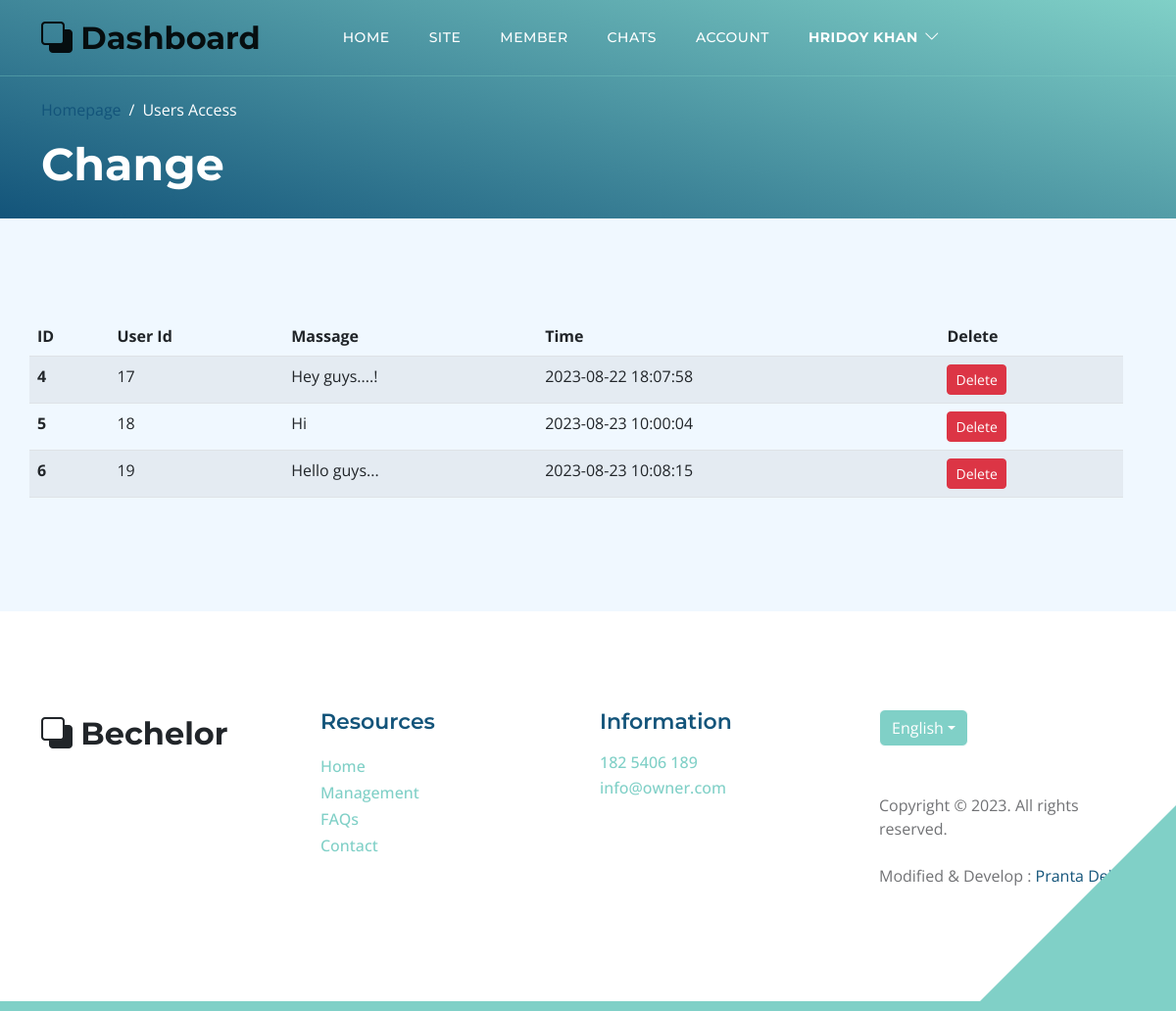
Page /admin/massage.php (signed in) on the committed database.
### tables this page shows
CREATE TABLE `chats` (
  `id` int(111) NOT NULL,
  `users_id` int(11) NOT NULL,
  `massage` varchar(512) NOT NULL,
  `created_at` timestamp NOT NULL DEFAULT CURRENT_TIMESTAMP ON UPDATE CURRENT_TIMESTAMP
);

### admin/massage.php (the view, shortened to what this page needs)
<?php
require "../php/dbConfig.php";
?>
<!doctype html>
<html lang="en">
<head>
    <link href="../css/bootstrap.min.css" rel="stylesheet">
    <link href="../css/bootstrap-icons.css" rel="stylesheet">
    <link href="../css/templatemo-topic-listing.css" rel="stylesheet">
    <link rel="stylesheet" href="../css/customize.css">
</head>
<body class="topics-listing-page" id="top">
    <main id="main-content2">
        <?php include "component/navbar.php"; ?>
        <header class="site-header2 d-flex flex-column justify-content-center align-items-center">
            <div class="container">
                <div class="row align-items-center">
                    <div class="col-lg-5 col-12">
                        <nav aria-label="breadcrumb">
                            <ol class="breadcrumb">
                                <li class="breadcrumb-item"><a href="index.html">Homepage</a></li>
                                <li class="breadcrumb-item active" aria-current="page">Users Access</li>
                            </ol>
                        </nav>
                        <h2 class="text-white">Change</h2>
                    </div>
                </div>
            </div>
        </header>
        <section class="section-padding section-bg">
            <div class="container">
                <div class="row" style="width: 100%; overflow: scroll;">
                    <table class="table table-striped">
                        <thead>
                            <tr>
                                <th scope="col">ID</th>
                                <th scope="col">User Id</th>
                                <th scope="col">Massage</th>
                                <th scope="col">Time</th>
                                <th scope="col">Delete</th>
                            </tr>
                        </thead>
                        <tbody>
                            <?php
                            $selectChats = "SELECT * FROM chats WHERE 1";
                            $ChatsQuery = $db->query($selectChats);
                            while ($row = $ChatsQuery->fetch_assoc()) {
                                echo "<tr>
                                <th scope='row'>".$row['id']."</th>
                                <td>".$row['users_id']."</td>
                                <td>".$row['massage']."</td>
                                <td>".$row['created_at']."</td>
                                <td><a onclick=\"return confirm('Are you sure want to delete this?');\" href='php/delete.php?id2={$row['id']}' class='btn btn-sm btn-danger text-white'>Delete</a></td>
                            </tr>";
                            };
                            ?>
                        </tbody>
                    </table>
                </div>
            </div>
        </section>
    </main>
    <?php include "component/footer.php" ?>
</body>
</html>

### css/templatemo-topic-listing.css (style rules this page uses)
:root { --white-color: #ffffff; --primary-color: #13547a; --secondary-color: #80d0c7; --section-bg-color: #f0f8ff; --custom-btn-bg-color: #80d0c7; --custom-btn-bg-hover-color: #13547a; --dark-color: #000000; --p-color: #717275; --border-color: #7fffd4; --link-hover-color: #13547a; --body-font-family: 'Open Sans', sans-serif; --title-font-family: 'Montserrat', sans-serif; --h1-font-size: 58px; --h2-font-size: 46px; --h3-font-size: 32px; --h4-font-size: 28px; --h5-font-size: 24px; --h6-font-size: 22px; --p-font-size: 20px; --menu-font-size: 14px; --btn-font-size: 18px; --copyright-font-size: 16px; --border-radius-large: 100px; --border-radius-medium: 20px; --border-radius-small: 10px; --font-weight-normal: 400; --font-weight-medium: 500; --font-weight-semibold: 600; --font-weight-bold: 700; }
body { background-color: var(--white-color); font-family: var(--body-font-family); }
h2, h3, h4, h5, h6 { color: var(--dark-color); }
h1, h2, h3, h4, h5, h6 { font-family: var(--title-font-family); font-weight: var(--font-weight-semibold); }
h2 { font-size: var(--h2-font-size); font-weight: var(--font-weight-bold); }
a, button { touch-action: manipulation; transition: all 0.3s; }
a { display: inline-block; color: var(--primary-color); text-decoration: none; }
.section-padding { padding-top: 100px; padding-bottom: 100px; }
.section-bg { background-color: var(--section-bg-color); }
.site-header2 { background-image: linear-gradient(15deg, #13547a 0%, #80d0c7 100%); padding-top: 100px; padding-bottom: 20px; }
.site-header2 .container { height: 100%; }
.breadcrumb-item+.breadcrumb-item::before, .breadcrumb-item a:hover, .breadcrumb-item.active { color: var(--white-color); }

### css/customize.css (style rules this page uses)
:root { --white-color: #ffffff; --primary-color: #13547a; --secondary-color: #80d0c7; --section-bg-color: #f0f8ff; --custom-btn-bg-color: #80d0c7; --custom-btn-bg-hover-color: #13547a; --dark-color: #000000; --p-color: #717275; --border-color: #7fffd4; --link-hover-color: #13547a; }

### rows in the picture
chats: id "4", users "17", massage "Hey guys....!", created_at "2023-08-22 18:07:58"
chats: id "5", users "18", massage "Hi", created_at "2023-08-23 10:00:04"
chats: id "6", users "19", massage "Hello guys...", created_at "2023-08-23 10:08:15"

### other values in the picture
$_SESSION['name'] "HRIDOY KHAN"
